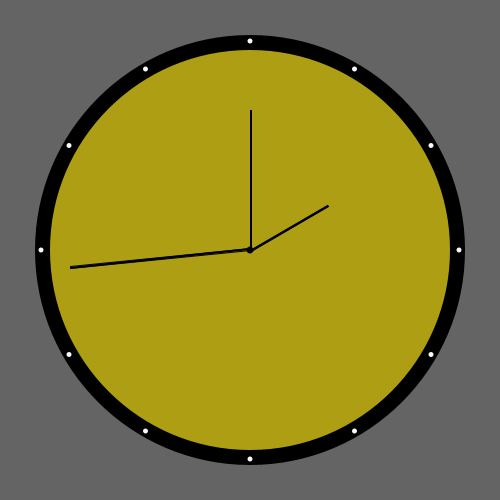
Frame 1 (no input)
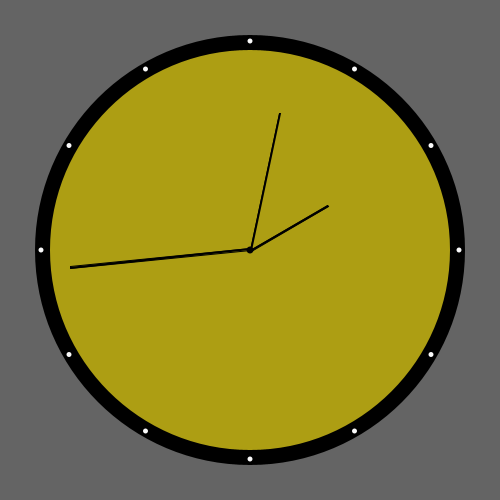
Frame 60 (the mouse pressed at the canvas centre just before this capture)
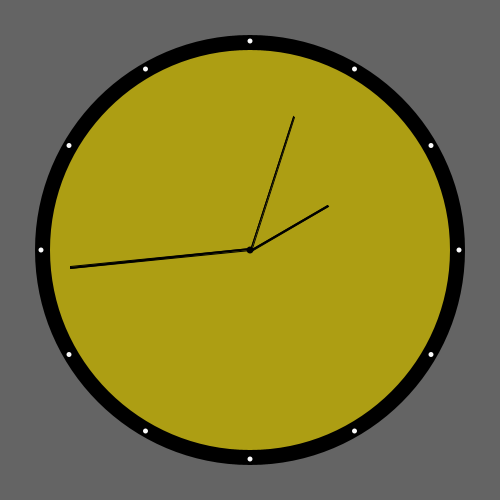
Frame 120 (the mouse held since frame 60 and released just before this capture)

The Processing sketch that drew these frames (run headless with seeded random() and noise(); from frame 60 on, the mouse is pressed at the canvas centre):

// Processing sketch: processing_120352
// ── processing_120352.pde

void setup()
{
  size(500, 500);
}

void draw()
{
  background(100);
  translate(width/2, height/2);
  noStroke();
  fill(0);
   ellipse(0, 0, 430, 430);
   fill(100);
   
  fill(173, 158, 19);
  ellipse(0, 0, 400, 400);
  fill(0);
  ellipse(0, 0, 7, 7);
  
  stroke(0);
  
pushMatrix();
  float sec = map(second(),0, 60, 0, 360);
  println(sec);
  rotate(radians(sec));
  rect(0,-140, 1, 140);
  popMatrix();
  
  pushMatrix();
  float min = map(minute(),0, 60, 0, 360);
  rotate(radians(min));
  rect(0, -180, 2, 180);
  popMatrix();
  
    pushMatrix();
  float h = map(hour(),0, 12, 0, 360);
  rotate(radians(h));
  rect(0, -90, 2, 90);
  popMatrix();
  
  
   for (int x=0; x<360; x+=30)
   {
  pushMatrix();
  rotate(radians(x));
  translate(0, -230);
  fill(250);
  noStroke();
  ellipse(0, 21, 5, 5);
  popMatrix();
    }
   
}
